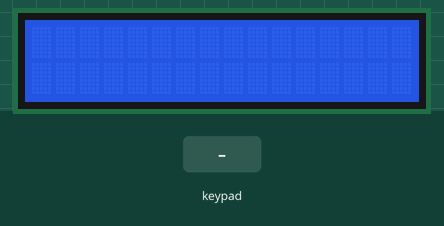
This sketch was run on a simulated Arduino Mega 2560, built with avr-gcc and run on an emulated ATmega2560. Parts: 16×2 character LCD. The test bench sets the inputs (shaded band). What the sketch prints to the serial monitor is not drawn.

Above: at 1.2 s.
1.3 s: keypad keys 3 3 3 5 3 7 3 9 * pressed 0.4 s apart
At 5.1 s:
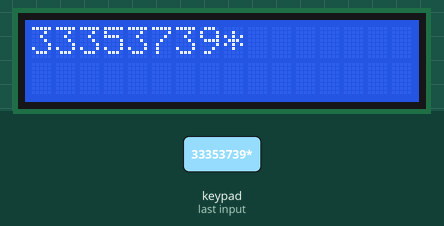
6.4 s: keypad keys 3 3 3 5 3 7 3 9 # pressed 0.4 s apart
At 10.3 s:
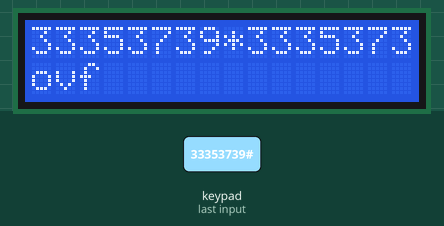
11.5 s: key 'A' pressed
At 12.7 s:
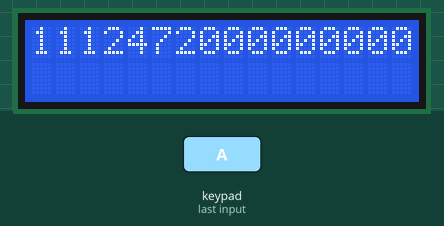
13.0 s: keypad keys 4 1 4 3 4 5 4 7 # pressed 0.4 s apart
At 17.4 s:
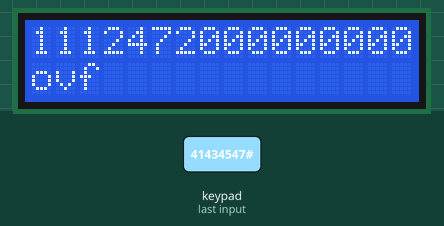
18.1 s: key 'D' pressed
At 19.2 s:
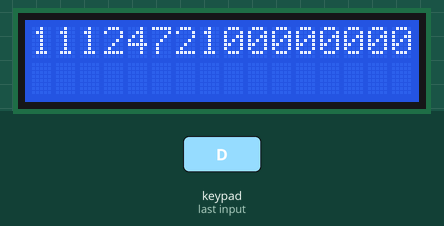
19.6 s: keypad keys 1 3 9 7 2 2 2 2 # pressed 0.4 s apart
At 23.7 s:
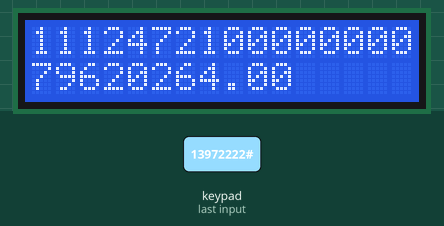
Timing chart, 0 to 25.2 s (numbered marks = the images above; inputs shaded):
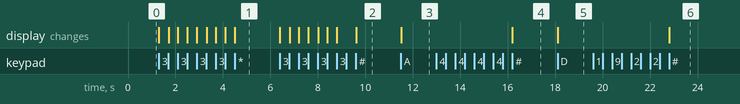

Measured:
- after the input at 1.3 s, the display: first changes at once (image 1 shows a later state)
- after the input at 6.4 s, the display: first changes at once (image 2 shows a later state)
- after the input at 11.5 s, the display: changes at once (image 3)
- after the input at 13.0 s, the display: changes after 3.2 s (image 4)
- after the input at 18.1 s, the display: changes at once (image 5)
- after the input at 19.6 s, the display: changes after 3.2 s (image 6)

The sketch:

calc.ino
```cpp
/*
Written by Drew Loukusa
20 Dec 2018
*/


#include <LiquidCrystal.h>
#include <Keypad.h>

// initialize the library by associating any needed LCD interface pin
// with the arduino pin number it is connected to
const int rs = 12, en = 11, d4 = 5, d5 = 4, d6 = 3, d7 = 2;
LiquidCrystal lcd(rs, en, d4, d5, d6, d7);

const byte ROWS = 4;
const byte COLS = 4;
char keys[ROWS][COLS] = {
  {'1','2','3','A'},
  {'4','5','6','B'},
  {'7','8','9','C'},
  {'*','0','#','D'}
};

byte rowPins[ROWS] = {33, 35, 37, 39}; //connect to the row pinouts of the keypad
byte colPins[COLS] = {41, 43, 45, 47}; //connect to the column pinouts of the keypad

Keypad keypad = Keypad( makeKeymap(keys), rowPins, colPins, ROWS, COLS );

void setup() {
  // set up the LCD's number of columns and rows:
  lcd.begin(16, 2);
  Serial.begin(9600);
}

// Global Vars for the program:
float result = 0;
String num_a = "", num_b = "";
char op = ' ';
bool bad_result = false;
char ops[] = {'A','B','D','*','#'};
char nums[] = {'0','1','2','3','4','5','6','7','8','9'};

// Forward Declerations:
float calculate_result();
void clear_reset();
bool valid_key(char key);
bool is_num(char key);
bool is_op(char key);
char char_to_op(char key);
char get_valid_key();

// States for our FSM:
enum State {
	INITIAL_STATE,
	A_SET_STATE,
	OP_SET_STATE,
	B_SET_STATE,
	RESULT_SET_STATE,
};

// Setup initial state and start the loop:
State state = INITIAL_STATE;
void loop() {
	char key;
	switch(state){
		case INITIAL_STATE:
			Serial.println("INITIAL");
			key = get_valid_key(); 			//This is what determines the next state
			if (is_num(key)) { //INPUT_NUM            This would be a sub-switch statement but
				lcd.print(key); 		// I needed the input key to determine the next state
				num_a += key;
				state = A_SET_STATE;
			}
			break;

		case A_SET_STATE:
			Serial.println("A_SET");
			key = get_valid_key();
			if (key != '#'){
				if(is_op(key)){  //INPUT_OP
					Serial.println("\tINPUT_OP");
					op = char_to_op(key);
					lcd.print(op);
					state = OP_SET_STATE;
				}
				if(is_num(key)){ //INPUT_NUM
					Serial.println("\tINPUT_NUM");
					lcd.print(key);
					num_a += key;
					state = A_SET_STATE;
				}
				if( key == 'C' ){ //INPUT_CLEAR
					Serial.println("\tINPUT_CLEAR");
					clear_reset();
					state = INITIAL_STATE;
				}
			}
			break;

		case OP_SET_STATE:
			Serial.println("OP_SET");
			key = get_valid_key();
			if (is_num(key) || key == 'C'){
				if(is_num(key)){  //INPUT_NUM
					Serial.println("\tINPUT_NUM");
					lcd.print(key);
					num_b += key;
					state = B_SET_STATE;
				}
				if( key == 'C' ){ //INPUT_CLEAR
					Serial.println("\tINPUT_CLEAR");
					clear_reset();
					state = INITIAL_STATE;
				}
			}
			break;

		case B_SET_STATE:
			Serial.println("B_SET");
			key = get_valid_key();
			if(is_num(key) || key == '#' || key == 'C'){
				if(is_num(key)){ //INPUT_NUM
					Serial.println("\tINPUT_NUM");
					lcd.print(key);
					num_b += key;
					state = B_SET_STATE;
				}
				if( key == '#'){ //INPUT_POUND
					Serial.println("\tINPUT_POUND");
					result = calculate_result();
					if(!bad_result){
						lcd.print(" = ");
						lcd.setCursor(0,1);  // Move cursor down a line...
						lcd.print(result);   // So the result prints on a new line.
						state = RESULT_SET_STATE;
					}
					else{ //If user tried to divide by zero then don't print '=' or 'result'.
						bad_result = false;
						while(true){ //User must press the clear key 'C' to continue
							char key = keypad.getKey();
							if(key == 'C') break;
						}
						clear_reset();
						state = INITIAL_STATE;
					}
				}
				if( key == 'C'){ //INPUT_CLEAR
					Serial.println("\tINPUT_CLEAR");
					clear_reset();
					state = INITIAL_STATE;
				}
			}
			break;

		case RESULT_SET_STATE:
			Serial.println("RESULT_SET");
			key = get_valid_key();
			if(!is_num(key) && key != '#'){
				if(is_op(key)){ //SET_A_TO_RESULT	-User has entered an other operator, and is using...
					Serial.println("\tSET_A_TO_RESULT");    // result carry-over
					num_a = String(result);
					num_b = "";
					op = char_to_op(key);
					lcd.clear();
					lcd.print(num_a);
					lcd.print(op);
					state = OP_SET_STATE;
				}
				if(key == 'C')  { //INPUT_CLEAR
					Serial.println("\tINPUT_CLEAR");
					clear_reset();
					state = INITIAL_STATE;
				}
			}
			break;

	}
}

// Returns a valid key from the keypad.
// Program waits inside this function until a valid key is typed
// This method is essetially a 'get_next_event()' method
char get_valid_key(){
  char key;
  while(true){
    key = keypad.getKey();
    if(valid_key(key)) return key;
  }
}

// Returns the appropriate symbol for a given letter.
char char_to_op(char key){
  if     (key == 'A')  return '+';
  else if(key == 'B')  return '-';
  else if(key == '*')  return '*';
  else if(key == 'D')  return '/';
}

// Checks if a given key is valid.
// Exists because the keypad will continually generate blank keys
bool valid_key(char key){
  for(int i = 0; i < 4; ++i){
    for(int j = 0; j < 4; ++j){
      if(key == keys[i][j])
        return true;
    }
  }
  return false;
}

bool is_num(char key){
  for(int i = 0; i < 10; ++i){
    if(key == nums[i]) return true;
  }
  return false;
}

bool is_op(char key){
  for(int i = 0; i < 5; ++i){
    if(key == ops[i]) return true;
  }
  return false;
}

float calculate_result(){
	if     (op == '+'){result = num_a.toFloat()+num_b.toFloat();}
	else if(op == '-'){result = num_a.toFloat()-num_b.toFloat();}
	else if(op == '*'){result = num_a.toFloat()*num_b.toFloat();}
	else if(op == '/'){
		if(num_a != "" && num_b.toInt() == 0){  // Display an error message if user tries to divide by zero
			lcd.clear();
			lcd.print("No div by 0!");
			bad_result = true;
		}
		else{result = num_a.toFloat()/num_b.toFloat();}
	}
	return result;
}

void clear_reset(){
	lcd.clear(); lcd.setCursor(0,0); num_a =""; num_b ="";
	op = ""; result = 0;
}
```
